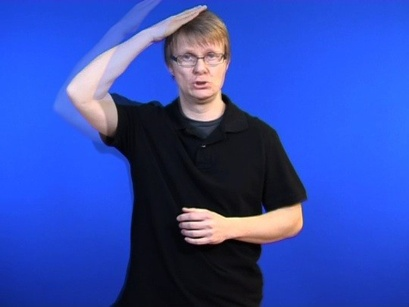
#> input picture 00003_overlay.jpg, 409 x 307 px, shrunk from 540 x 405 before the run
$ python -i get_ssld_images.py   (imports and definitions only)
#> lines starting #> are read from the running program, lines starting #| are printed output that depends on the picture
import sys,os,re,urllib.request,argparse
from bs4 import BeautifulSoup
from PIL import Image

"""
This script collects images from signs in the Swedish Sign Language Dictionary (teckensprakslexikon.su.se)
and creates a composite image of the sign, either side-by-side or overlayed.

The script requires Python packages PIL and bs4, and also Wget + ImageMagick.
"""

# [49 lines left out: functions get_signs, crop_image, not called in this run]

def make_composite(imgs):
	# NB: Code partly taken from https://stackoverflow.com/a/30228308
	if len(imgs) < 4: # With less than four images, they are positioned side-by-side
		if len(imgs) == 3: # With three images, they are cropped slightly on the x axis
			for i in imgs:
				crop_image(i)
		images = list(map(Image.open, imgs))
		widths, heights = zip(*(i.size for i in images))
		total_width = sum(widths)
		max_height = max(heights)
		new_im = Image.new("RGB",(total_width, max_height))
		x_offset = 0
		for im in images:
			new_im.paste(im, (x_offset,0))
			x_offset += im.size[0]
		new_im.save(imgs[0].split("_")[0]+".jpg")
	elif len(imgs) == 4: # With four images, they are arrange in a 2x2 grid
		images = list(map(Image.open, imgs))
		widths, heights = zip(*(i.size for i in images))
		total_width = max(sum(widths[:2]),sum(widths[2:]))
		max_height = max(heights)*2
		new_im = Image.new("RGB",(total_width,max_height))
		x_offset = 0
		y_offset = images[0].size[1]
		for im in images[:2]:
			new_im.paste(im,(x_offset,0))
			x_offset += im.size[0]
		x_offset = 0
		for im in images[2:]:
			new_im.paste(im,(x_offset,y_offset))
			x_offset += im.size[0]
		new_im.save(imgs[0].split("_")[0]+".jpg")

# [51 lines left out: functions make_overlay, make_images, main, not called in this run]

# [2 lines not run here, left out]

>>> import cv2
>>> picture = cv2.imread('00003_overlay.jpg', cv2.IMREAD_GRAYSCALE)
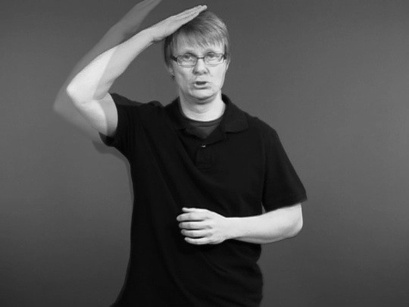
#> picture: shape (307, 409); min 0, max 246, mean 79.3
>>> result = make_composite(picture)

$ run again, on 11955_overlay.jpg
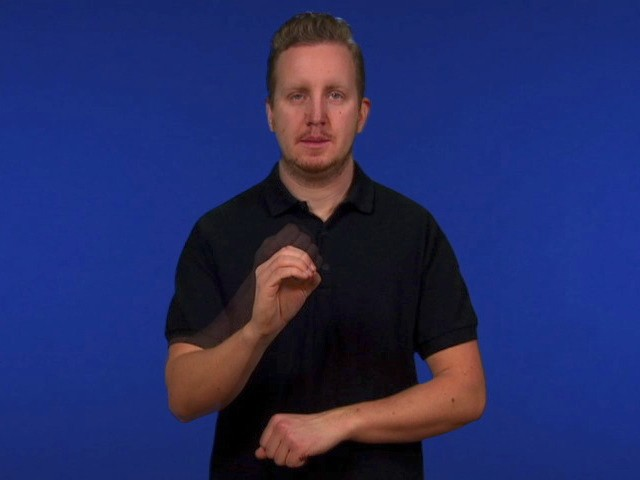
#> input picture 11955_overlay.jpg, 640 x 480 px
#> `picture = cv2.imread('00003_overlay.jpg', cv2.IMREAD_GRAYSCALE)`:
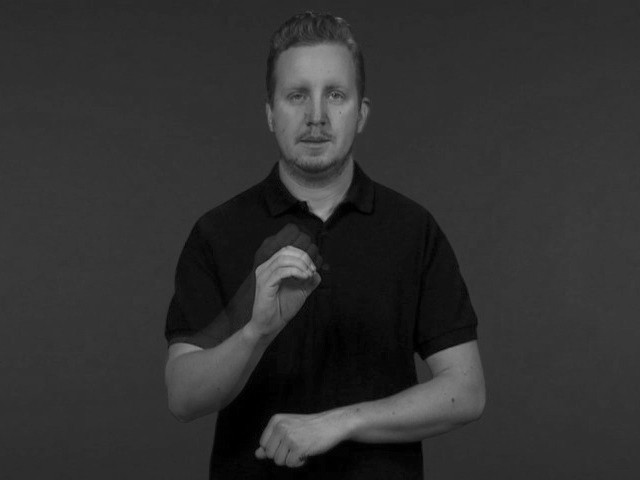
#> picture: shape (480, 640); min 0, max 171, mean 48.9
